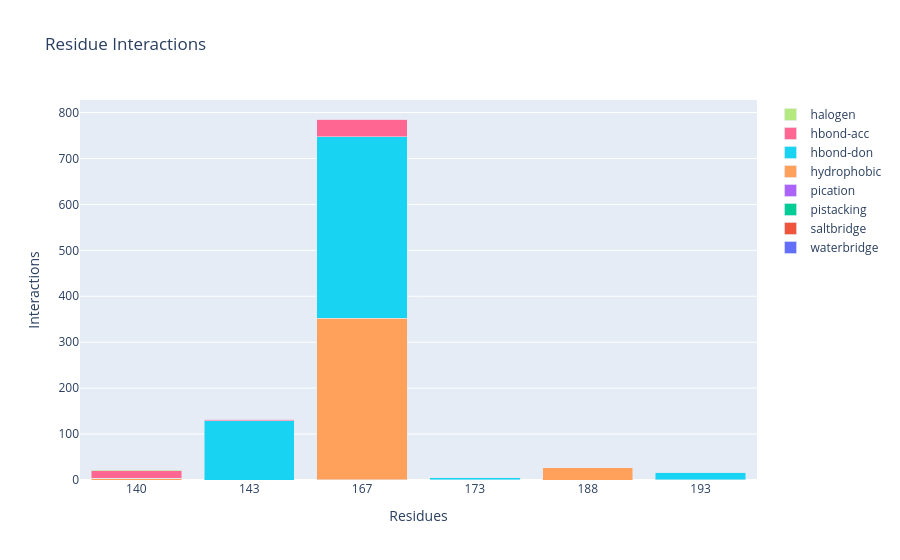

The code cell stored with this chart in its notebook:
### Markdown cell above
#### Barplot

### Code cell
fingerprint_barplot(fp_focused)

### Figure 1 — Plotly figure (JSON) as saved in the notebook; plotly's stock layout.template omitted (floating-point values rounded to 4 significant figures)
{"data": [{"name": "waterbridge", "type": "bar", "x": [140, 143, 167, 173, 188, 193], "y": [0, 0, 0, 0, 0, 1]}, {"name": "saltbridge", "type": "bar", "x": [140, 143, 167, 173, 188, 193], "y": [0, 0, 1, 1, 0, 0]}, {"name": "pistacking", "type": "bar", "x": [140, 143, 167, 173, 188, 193], "y": [0, 0, 0, 0, 0, 0]}, {"name": "pication", "type": "bar", "x": [140, 143, 167, 173, 188, 193], "y": [0, 0, 0, 0, 0, 0]}, {"name": "hydrophobic", "type": "bar", "x": [140, 143, 167, 173, 188, 193], "y": [4, 0, 351, 0, 27, 0]}, {"name": "hbond-don", "type": "bar", "x": [140, 143, 167, 173, 188, 193], "y": [0, 129, 395, 5, 0, 16]}, {"name": "hbond-acc", "type": "bar", "x": [140, 143, 167, 173, 188, 193], "y": [16, 3, 39, 0, 0, 0]}, {"name": "halogen", "type": "bar", "x": [140, 143, 167, 173, 188, 193], "y": [2, 0, 0, 0, 0, 1]}], "layout": {"barmode": "stack", "title": {"text": "Residue Interactions"}, "xaxis": {"title": {"text": "Residues"}, "type": "category"}, "yaxis": {"title": {"text": "Interactions"}}}}
